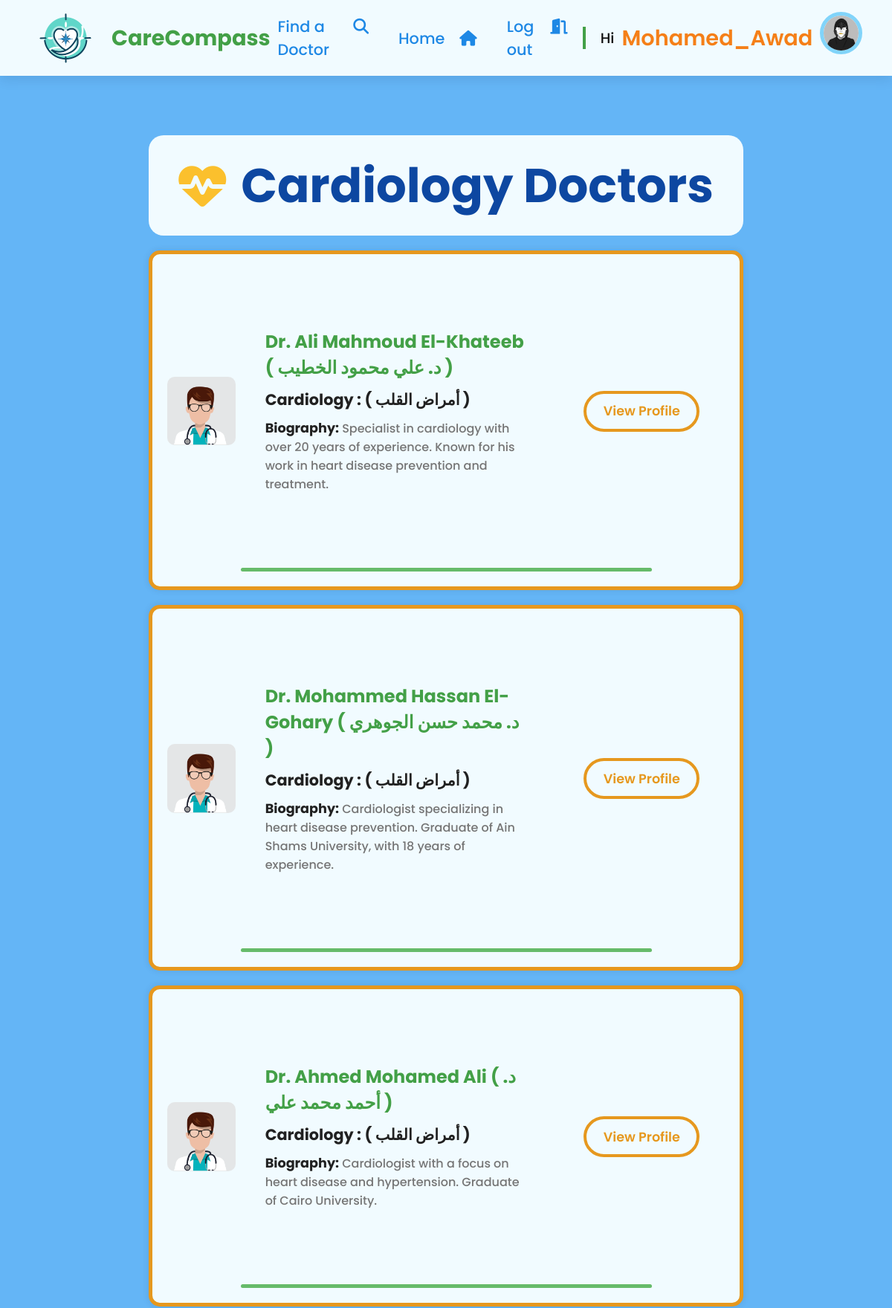
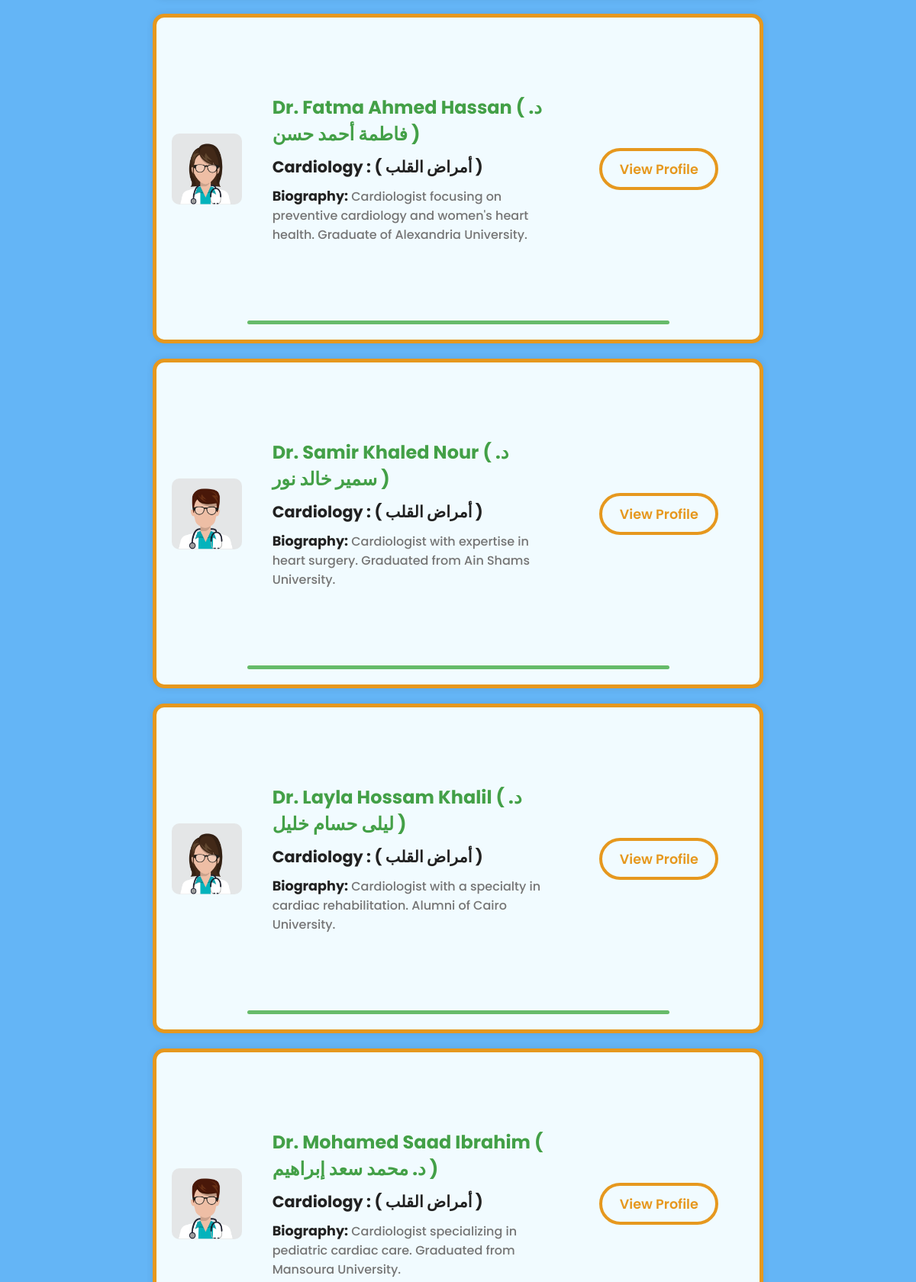
The page /specialized_doctors?specialty=Cardiology (signed in, upper part) on the database its author committed (2 pictures, top to bottom).
### Users/models.py (models this page shows, shortened)
class UserProfile(models.Model):
    user = models.OneToOneField(User, on_delete=models.CASCADE)
    city = models.CharField(max_length=100, blank=True)
    profile_img = models.ImageField(upload_to='profile_images', default='default/blank-profile-picture.png')
    phone_number = models.CharField(max_length=13, blank=True)

### Doctors/models.py (models this page shows, shortened)
class DoctorProfile(models.Model):
    GENDER_CHOICES = [
        ('Male', 'Male'),
        ('Female', 'Female'),
    ]
    full_name_in_english = models.CharField(max_length=100)
    full_name_in_arabic = models.CharField(max_length=100)
    doctor_profile_img = models.ImageField(upload_to='doctors_profile_images', blank=True, null=True)
    english_bio = models.TextField()
    arabic_bio = models.TextField()
    phone = models.CharField(max_length=13)
    address_in_english = models.CharField(max_length=255)
    address_in_arabic = models.CharField(max_length=255)
    specialization_in_english = models.CharField(max_length=100)
    specialization_in_arabic = models.CharField(max_length=100)
    gender = models.CharField(max_length=6, choices=GENDER_CHOICES)
    birthdate = models.DateField()
    default_pic_mapping = {
        'Male': 'default/male_blank_doctor.png',
        'Female': 'default/female_blank_doctor.png'
    }
    def get_profile_pic_url(self):
        if not self.doctor_profile_img:
            return os.path.join(settings.MEDIA_URL, self.default_pic_mapping[self.gender])
        return self.doctor_profile_img.url

### Search/views.py (the view)
# urls.py: path('specialized_doctors', views.specialized_doctors, name='specialized_doctors'),
@login_required(login_url= "login")
def specialized_doctors(request):
    if request.method == 'GET':
        specialty = request.GET.get('specialty')
        doctors = DoctorProfile.objects.filter(specialization_in_english__exact=specialty)
        specialty_icon = specialty_icons[specialty]
    context = {
        'doctors': doctors,
        'specialty': specialty,
        'specialty_icon': specialty_icon,
    }
    return render(request, 'Search/specialized_doctors.html', context)

### Search/templates/Search/specialized_doctors.html (shortened to what this page needs)
{% extends "base.html" %}
{% load static %}
{% block extra_css %}
    <link rel="stylesheet" href="{% static 'css/search_result_styles.css' %}">
{% endblock %}
{% block content %}
    <section>
        <div class="specialty-header">
            <i class="{{ specialty_icon }}"></i>
            <p> {{ specialty }} Doctors </p>
        </div>
        {% if doctors %}
            {% for doctor in doctors %}
                {% include 'Search/doctors_list.html' %}
            {% endfor %}
        {% else %}
            <h2 style="text-align: center; margin-top: 50px;">NO Doctors Found!!</h2>
        {% endif %}
    </section>
{% endblock %}

### templates/navbar.html (shortened to what this page needs)
{% load static %}
<header>
    <a href="{% url 'home' %}" class="logo">
        <img src="{% static 'images/Logo.png' %}" alt="Logo">
        CareCompass
    </a>
    <nav class="navigation-bar">
        {% if user.is_authenticated %}
            <div class="navigation-bar-links">
                <div class="nav-link">
                    <a href="/#find-doctor" id="find-doctor-link">Find a Doctor</a>
                    <i class="fa-solid fa-magnifying-glass"></i>
                </div>
                <div class="nav-link">
                    <a href="{% url 'home' %}">Home</a>
                    <i class="fa-solid fa-house"></i>
                </div>
                <div class="nav-link">
                    <a href="{% url 'logout' %}">Log out</a>
                    <i class="fa-solid fa-door-open"></i>
                </div>
            </div>
            <span class="separator"></span>
            <p class="logged-in-user">Hi <a href="{% url 'user_profile' %}"> <span>{{ user.username }}</span> </a></p>
            <div class="user-avatar">
                <img src="{{ user.userprofile.profile_img.url }}" alt="{{ user.username }}">
            </div>
        {% endif %}
    </nav>
</header>

### Search/templates/Search/doctors_list.html
<div class="doctor-row">
    <div class="doctor-container">
        <div class="doctor-image">
            <img src="{{ doctor.get_profile_pic_url }}" alt="{{ doctor.full_name_in_english }}">
        </div>
        <div class="doctor-info">
            <a href="{% url 'doctor_profile' %}?id={{ doctor.id }}">
                <h3 class="doctor-name">Dr. {{ doctor.full_name_in_english }} <span class="rtl">( د. {{ doctor.full_name_in_arabic }} )</span></h3>
            </a>
            <h5 class="doctor-specialty">{{ doctor.specialization_in_english }} : <span class="rtl">( {{ doctor.specialization_in_arabic }} )</span></h5>
            <p class="doctor-bio"> <span>Biography:</span> {{ doctor.english_bio }}</p>
        </div>
        <div class="doctor-contact">
            <a href="{% url 'doctor_profile' %}?id={{ doctor.id }}" class="profile-link"> <button class="profile-btn">View Profile</button> </a>
        </div>
    </div>
    <hr>
</div>

### static/css/basic.css (style rules this page uses)
:root { --primary-blue: #1E88E5; --primary-blue-light: #64B5F6; --primary-blue-dark: #1565C0; --primary-blue-darker: #0D47A1; --primary-accent-blue: #81D4FA; --primary-accent-blue-light: #daf0fb; --secondary-green: #43A047; --secondary-green-light: #66BB6A; --secondary-accent-green: #15d46b; --secondary-green-dark: #2E7D32; --secondary-green-darker: #1B5E20; --neutral-white: #f1fbff; --text-dark-gray: #424242; --text-dark-gray-light: #757575; --text-dark-gray-dark: #212121; --text-dark-gray-darker: #0E0E0E; --error-red: #E53935; --error-red-light: #EF5350; --error-red-accent: #FF5A5F; --error-red-accent-light: #ffc8ca; --accent-pinkish-red: #DB5C91; --accent-pinkish-red-light: #F48FB1; --accent-orange: #E6981E; --accent-orange-light: #FBC02D; --accent-orange-dark: #F57F17; }
* { font-family: "Poppins", sans-serif; margin: 0; padding: 0; box-sizing: border-box; scroll-behavior: smooth; }
.rtl { direction: rtl; }
a { text-decoration: none; }
#base-page-body { min-height: 100vh; width: 100vw; position: relative; background-color: var(--primary-blue-light); display: flex; flex-direction: column; overflow-x: hidden; }
section { padding: 150px 200px; }
header { background-color: var(--neutral-white); width: 100%; display: flex; position: sticky; top: 0px; justify-content: space-between; align-items: center; padding: 10px 30px; box-shadow: 0px 5px 15px rgba(1, 28, 64, 0.1); z-index: 999; }
.logo { display: flex; align-items: center; justify-content: center; text-decoration: none; color: var(--secondary-green); font-size: 1.8em; font-weight: 700; }
.logo img { width: 120px; }
.navigation-bar { display: flex; align-items: center; justify-content: center; }
.navigation-bar-links { display: flex; align-items: center; gap: 20px; }
.nav-link { display: flex; justify-content: center; align-items: baseline; color: var(--primary-blue); font-size: 1.3em; font-weight: 500; padding: 10px; cursor: pointer; }
.nav-link a { color: var(--primary-blue); }
.nav-link i { margin-left: 20px; }
.logged-in-user { color: var(--text-dark-gray-darker); margin: 0; display: flex; justify-content: center; align-items: center; text-decoration: none; font-size: 1.2em; font-weight: 500; padding: 10px; }
.logged-in-user span { padding-left: 10px; color: var(--accent-orange-dark); font-size: 1.5em; font-weight: 600; }
.separator { width: 5px; height: 30px; margin: 10px; background-color: var(--secondary-green); }
.user-avatar { width: 70px; height: 70px; margin-right: 20px; }
.user-avatar img { width: 100%; border: 5px solid var(--primary-accent-blue); border-radius: 50%; }

### rows shown on the page
DoctorProfile: full_name_in_english "Ali Mahmoud El-Khateeb", full_name_in_arabic "علي محمود الخطيب", specialization_in_english "Cardiology", specialization_in_arabic "أمراض القلب", english_bio "Specialist in cardiology with over 20 years of experience. Known for his work in heart disease prevention and treatment."
DoctorProfile: full_name_in_english "Mohammed Hassan El-Gohary", full_name_in_arabic "محمد حسن الجوهري", specialization_in_english "Cardiology", specialization_in_arabic "أمراض القلب", english_bio "Cardiologist specializing in heart disease prevention. Graduate of Ain Shams University, with 18 years of experience."
DoctorProfile: full_name_in_english "Ahmed Mohamed Ali", full_name_in_arabic "أحمد محمد علي", specialization_in_english "Cardiology", specialization_in_arabic "أمراض القلب", english_bio "Cardiologist with a focus on heart disease and hypertension. Graduate of Cairo University."
DoctorProfile: full_name_in_english "Fatma Ahmed Hassan", full_name_in_arabic "فاطمة أحمد حسن", specialization_in_english "Cardiology", specialization_in_arabic "أمراض القلب", english_bio "Cardiologist focusing on preventive cardiology and women's heart health. Graduate of Alexandria University."
DoctorProfile: full_name_in_english "Samir Khaled Nour", full_name_in_arabic "سمير خالد نور", specialization_in_english "Cardiology", specialization_in_arabic "أمراض القلب", english_bio "Cardiologist with expertise in heart surgery. Graduated from Ain Shams University."
DoctorProfile: full_name_in_english "Layla Hossam Khalil", full_name_in_arabic "ليلى حسام خليل", specialization_in_english "Cardiology", specialization_in_arabic "أمراض القلب", english_bio "Cardiologist with a specialty in cardiac rehabilitation. Alumni of Cairo University."
DoctorProfile: full_name_in_english "Mohamed Saad Ibrahim", full_name_in_arabic "محمد سعد إبراهيم", specialization_in_english "Cardiology", specialization_in_arabic "أمراض القلب", english_bio "Cardiologist specializing in pediatric cardiac care. Graduated from Mansoura University."

### other values the page prints
{{ user.username }} "Mohamed_Awad"
{{ specialty }} "Cardiology"
